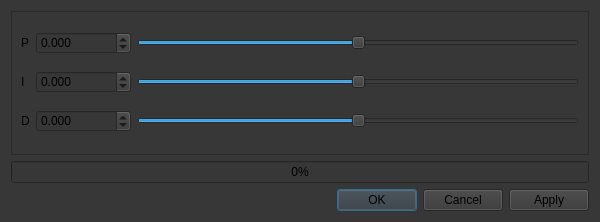
<?xml version="1.0" encoding="UTF-8"?>
<ui version="4.0">
 <class>DialogPID</class>
 <widget class="QDialog" name="DialogPID">
  <property name="geometry">
   <rect>
    <x>0</x>
    <y>0</y>
    <width>600</width>
    <height>222</height>
   </rect>
  </property>
  <property name="windowTitle">
   <string>DialogPID</string>
  </property>
  <property name="styleSheet">
   <string notr="true">background-color: rgb(55, 55, 55);</string>
  </property>
  <layout class="QGridLayout" name="gridLayout">
   <item row="0" column="0">
    <widget class="QFrame" name="frame">
     <property name="frameShape">
      <enum>QFrame::StyledPanel</enum>
     </property>
     <property name="frameShadow">
      <enum>QFrame::Raised</enum>
     </property>
     <layout class="QGridLayout" name="gridLayout_2">
      <item row="0" column="1">
       <widget class="QDoubleSpinBox" name="doubleSpinBox_p">
        <property name="decimals">
         <number>3</number>
        </property>
        <property name="minimum">
         <double>-100000.000000000000000</double>
        </property>
        <property name="maximum">
         <double>100000.000000000000000</double>
        </property>
        <property name="singleStep">
         <double>100.000000000000000</double>
        </property>
       </widget>
      </item>
      <item row="2" column="0">
       <widget class="QLabel" name="label_d">
        <property name="text">
         <string>D</string>
        </property>
       </widget>
      </item>
      <item row="1" column="1">
       <widget class="QDoubleSpinBox" name="doubleSpinBox_i">
        <property name="decimals">
         <number>3</number>
        </property>
        <property name="minimum">
         <double>-10000.000000000000000</double>
        </property>
        <property name="maximum">
         <double>10000.000000000000000</double>
        </property>
        <property name="singleStep">
         <double>100.000000000000000</double>
        </property>
       </widget>
      </item>
      <item row="1" column="0">
       <widget class="QLabel" name="label_i">
        <property name="text">
         <string>I</string>
        </property>
       </widget>
      </item>
      <item row="0" column="0">
       <widget class="QLabel" name="label_p">
        <property name="text">
         <string>P</string>
        </property>
       </widget>
      </item>
      <item row="2" column="1">
       <widget class="QDoubleSpinBox" name="doubleSpinBox_d">
        <property name="decimals">
         <number>3</number>
        </property>
        <property name="minimum">
         <double>-10000.000000000000000</double>
        </property>
        <property name="maximum">
         <double>10000.000000000000000</double>
        </property>
        <property name="singleStep">
         <double>100.000000000000000</double>
        </property>
       </widget>
      </item>
      <item row="0" column="2">
       <widget class="QSlider" name="horizontalSlider_p">
        <property name="minimum">
         <number>-100000</number>
        </property>
        <property name="maximum">
         <number>100000</number>
        </property>
        <property name="singleStep">
         <number>100</number>
        </property>
        <property name="orientation">
         <enum>Qt::Horizontal</enum>
        </property>
       </widget>
      </item>
      <item row="1" column="2">
       <widget class="QSlider" name="horizontalSlider_i">
        <property name="minimum">
         <number>-10000</number>
        </property>
        <property name="maximum">
         <number>10000</number>
        </property>
        <property name="singleStep">
         <number>100</number>
        </property>
        <property name="orientation">
         <enum>Qt::Horizontal</enum>
        </property>
       </widget>
      </item>
      <item row="2" column="2">
       <widget class="QSlider" name="horizontalSlider_d">
        <property name="minimum">
         <number>-10000</number>
        </property>
        <property name="maximum">
         <number>10000</number>
        </property>
        <property name="singleStep">
         <number>100</number>
        </property>
        <property name="orientation">
         <enum>Qt::Horizontal</enum>
        </property>
       </widget>
      </item>
     </layout>
    </widget>
   </item>
   <item row="2" column="0">
    <widget class="QDialogButtonBox" name="buttonBox">
     <property name="standardButtons">
      <set>QDialogButtonBox::Apply|QDialogButtonBox::Cancel|QDialogButtonBox::Ok</set>
     </property>
    </widget>
   </item>
   <item row="1" column="0">
    <widget class="QProgressBar" name="progressBar">
     <property name="maximum">
      <number>28</number>
     </property>
     <property name="value">
      <number>0</number>
     </property>
    </widget>
   </item>
  </layout>
 </widget>
 <resources/>
 <connections/>
</ui>
